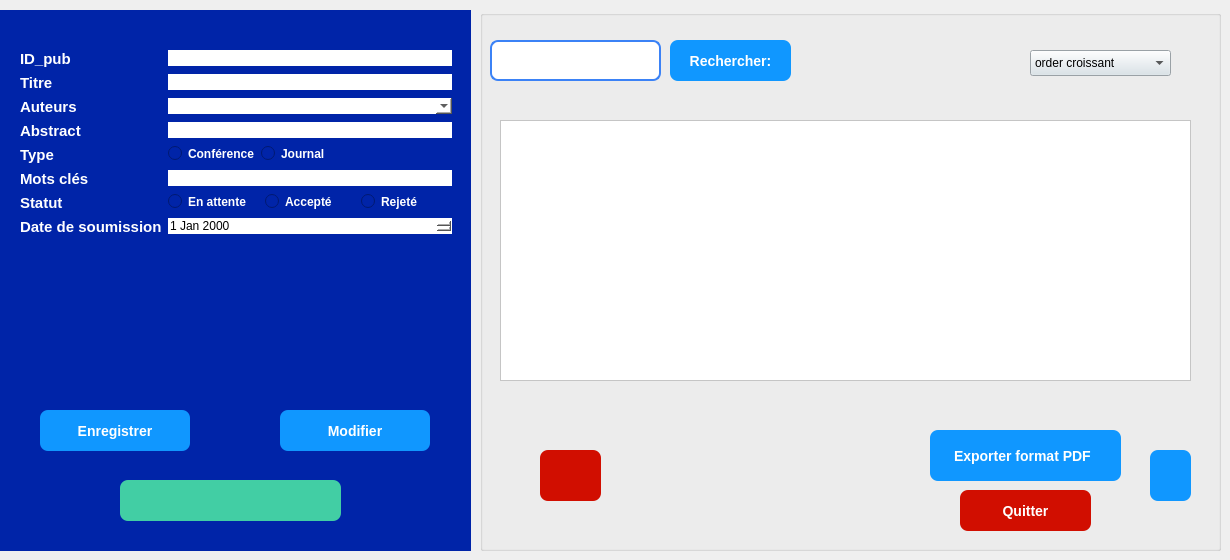
     <widget class="QWidget" name="stackedWidgetPage2">
      <widget class="QGroupBox" name="groupBox_2">
       <property name="geometry">
        <rect>
         <x>0</x>
         <y>10</y>
         <width>471</width>
         <height>541</height>
        </rect>
       </property>
       <property name="styleSheet">
        <string notr="true">background-color: rgb(0, 36, 168);
border: #A8D3F0;</string>
       </property>
       <property name="title">
        <string/>
       </property>
       <widget class="QWidget" name="formLayoutWidget">
        <property name="geometry">
         <rect>
          <x>20</x>
          <y>40</y>
          <width>432</width>
          <height>261</height>
         </rect>
        </property>
        <layout class="QFormLayout" name="formLayout">
         <item row="0" column="0">
          <widget class="QLabel" name="label_9">
           <property name="text">
            <string>&lt;html&gt;&lt;head/&gt;&lt;body&gt;&lt;p&gt;&lt;span style=&quot; font-size:11pt; font-weight:700; color:#ffffff;&quot;&gt;ID_pub&lt;/span&gt;&lt;/p&gt;&lt;/body&gt;&lt;/html&gt;</string>
           </property>
          </widget>
         </item>
         <item row="0" column="1">
          <widget class="QLineEdit" name="Id_utilisateur">
           <property name="styleSheet">
            <string notr="true">background-color: rgb(255, 255, 255);</string>
           </property>
          </widget>
         </item>
         <item row="1" column="0">
          <widget class="QLabel" name="label_2">
           <property name="text">
            <string>&lt;html&gt;&lt;head/&gt;&lt;body&gt;&lt;p&gt;&lt;span style=&quot; font-size:11pt; font-weight:700; color:#ffffff;&quot;&gt;Titre&lt;/span&gt;&lt;/p&gt;&lt;/body&gt;&lt;/html&gt;</string>
           </property>
          </widget>
         </item>
         <item row="1" column="1">
          <widget class="QLineEdit" name="titrePub">
           <property name="styleSheet">
            <string notr="true">background-color: rgb(255, 255, 255);</string>
           </property>
          </widget>
         </item>
         <item row="2" column="0">
          <widget class="QLabel" name="label_3">
           <property name="text">
            <string>&lt;html&gt;&lt;head/&gt;&lt;body&gt;&lt;p&gt;&lt;span style=&quot; font-size:11pt; font-weight:700; color:#ffffff;&quot;&gt;Auteurs&lt;/span&gt;&lt;/p&gt;&lt;/body&gt;&lt;/html&gt;</string>
           </property>
          </widget>
         </item>
         <item row="2" column="1">
          <widget class="QComboBox" name="auteurPub">
           <property name="styleSheet">
            <string notr="true">background-color: rgb(255, 255, 255);</string>
           </property>
          </widget>
         </item>
         <item row="3" column="0">
          <widget class="QLabel" name="label_4">
           <property name="text">
            <string>&lt;html&gt;&lt;head/&gt;&lt;body&gt;&lt;p&gt;&lt;span style=&quot; font-size:11pt; font-weight:700; color:#ffffff;&quot;&gt;Abstract&lt;/span&gt;&lt;/p&gt;&lt;/body&gt;&lt;/html&gt;</string>
           </property>
          </widget>
         </item>
         <item row="3" column="1">
          <widget class="QLineEdit" name="abstractPub">
           <property name="styleSheet">
            <string notr="true">background-color: rgb(255, 255, 255);
</string>
           </property>
          </widget>
         </item>
         <item row="4" column="0">
          <widget class="QLabel" name="label_5">
           <property name="text">
            <string>&lt;html&gt;&lt;head/&gt;&lt;body&gt;&lt;p&gt;&lt;span style=&quot; font-size:11pt; font-weight:700; color:#ffffff;&quot;&gt;Type&lt;/span&gt;&lt;/p&gt;&lt;/body&gt;&lt;/html&gt;</string>
           </property>
          </widget>
         </item>
         <item row="4" column="1">
          <layout class="QFormLayout" name="formLayout_2">
           <item row="0" column="0">
            <widget class="QRadioButton" name="radioButton_Admin_3">
             <property name="styleSheet">
              <string notr="true">color: white; font-weight: bold;</string>
             </property>
             <property name="text">
              <string>Conférence</string>
             </property>
            </widget>
           </item>
           <item row="0" column="1">
            <widget class="QRadioButton" name="radioButton_Admin_4">
             <property name="styleSheet">
              <string notr="true">color: white; font-weight: bold;</string>
             </property>
             <property name="text">
              <string>Journal</string>
             </property>
            </widget>
           </item>
          </layout>
         </item>
         <item row="5" column="0">
          <widget class="QLabel" name="label_6">
           <property name="text">
            <string>&lt;html&gt;&lt;head/&gt;&lt;body&gt;&lt;p&gt;&lt;span style=&quot; font-size:11pt; font-weight:700; color:#ffffff;&quot;&gt;Mots clés&lt;/span&gt;&lt;/p&gt;&lt;/body&gt;&lt;/html&gt;</string>
           </property>
          </widget>
         </item>
         <item row="5" column="1">
          <widget class="QLineEdit" name="mot_clePub">
           <property name="styleSheet">
            <string notr="true">background-color: rgb(255, 255, 255);</string>
           </property>
          </widget>
         </item>
         <item row="6" column="0">
          <widget class="QLabel" name="label_7">
           <property name="text">
            <string>&lt;html&gt;&lt;head/&gt;&lt;body&gt;&lt;p&gt;&lt;span style=&quot; font-size:11pt; font-weight:700; color:#ffffff;&quot;&gt;Statut&lt;/span&gt;&lt;/p&gt;&lt;/body&gt;&lt;/html&gt;</string>
           </property>
          </widget>
         </item>
         <item row="6" column="1">
          <layout class="QHBoxLayout" name="horizontalLayout_statut">
           <item>
            <widget class="QRadioButton" name="radioButton_statut_attente">
             <property name="styleSheet">
              <string notr="true">color: white; font-weight: bold;</string>
             </property>
             <property name="text">
              <string>En attente</string>
             </property>
            </widget>
           </item>
           <item>
            <widget class="QRadioButton" name="radioButton_statut_accepte">
             <property name="styleSheet">
              <string notr="true">color: white; font-weight: bold;</string>
             </property>
             <property name="text">
              <string>Accepté</string>
             </property>
            </widget>
           </item>
           <item>
            <widget class="QRadioButton" name="radioButton_statut_rejete">
             <property name="styleSheet">
              <string notr="true">color: white; font-weight: bold;</string>
             </property>
             <property name="text">
              <string>Rejeté</string>
             </property>
            </widget>
           </item>
          </layout>
         </item>
         <item row="7" column="0">
          <widget class="QLabel" name="label_8">
           <property name="text">
            <string>&lt;html&gt;&lt;head/&gt;&lt;body&gt;&lt;p&gt;&lt;span style=&quot; font-size:11pt; font-weight:700; color:#ffffff;&quot;&gt;Date de soumission&lt;/span&gt;&lt;/p&gt;&lt;/body&gt;&lt;/html&gt;</string>
           </property>
          </widget>
         </item>
         <item row="7" column="1">
          <widget class="QDateEdit" name="datePub">
           <property name="styleSheet">
            <string notr="true">background-color: rgb(255, 255, 255);</string>
           </property>
          </widget>
         </item>
        </layout>
       </widget>
       <widget class="QPushButton" name="enregistrer">
        <property name="geometry">
         <rect>
          <x>40</x>
          <y>400</y>
          <width>150</width>
          <height>41</height>
         </rect>
        </property>
        <property name="minimumSize">
         <size>
          <width>0</width>
          <height>0</height>
         </size>
        </property>
        <property name="styleSheet">
         <string notr="true">QPushButton {
    background-color: rgb(16, 151, 255);   /* normal state */
    color: white;
    border: none;
    border-radius: 8px;
    padding: 8px 20px;
    font-size: 14px;
    font-weight: bold;
}

QPushButton:hover {
    background-color: #059669;   /* darker on hover */
}
</string>
        </property>
        <property name="text">
         <string>Enregistrer</string>
        </property>
       </widget>
       <widget class="QPushButton" name="modif">
        <property name="geometry">
         <rect>
          <x>280</x>
          <y>400</y>
          <width>150</width>
          <height>41</height>
         </rect>
        </property>
        <property name="styleSheet">
         <string notr="true">QPushButton {
    background-color: rgb(16, 151, 255);   /* normal state */
    color: white;
    border: none;
    border-radius: 8px;
    padding: 8px 20px;
    font-size: 14px;
    font-weight: bold;
}

QPushButton:hover {
    background-color: #059669;   /* darker on hover */
}
</string>
        </property>
        <property name="text">
         <string>Modifier</string>
        </property>
       </widget>
       <widget class="QPushButton" name="annulerajout_client">
        <property name="geometry">
         <rect>
          <x>120</x>
          <y>470</y>
          <width>221</width>
          <height>41</height>
         </rect>
        </property>
        <property name="styleSheet">
         <string notr="true">QPushButton {

	background-color: rgb(66, 206, 164);
	
    color: white;
    border: none;
    border-radius: 8px;
    padding: 8px 20px;
    font-size: 14px;
    font-weight: bold;
}

QPushButton:hover {
      /* darker on hover */
	background-color: rgb(140, 0, 0);
}
</string>
        </property>
        <property name="text">
         <string/>
        </property>
        <property name="icon">
         <iconset theme="QIcon::ThemeIcon::EditClear"/>
        </property>
       </widget>
      </widget>
      <widget class="QGroupBox" name="groupBox_Session_List_5">
       <property name="geometry">
        <rect>
         <x>480</x>
         <y>10</y>
         <width>741</width>
         <height>541</height>
        </rect>
       </property>
       <property name="styleSheet">
        <string notr="true">background-color: rgb(0, 36, 168);
border: #A8D3F0;
/* Style pour tous les GroupBox */
QGroupBox {
    border: 2px solid #2c3e50; /* Couleur de la bordure */
    border-radius: 15px;      /* MÃªme arrondi que les boutons */
    margin-top: 20px;         /* Espace pour le titre en haut */
    font-weight: bold;
    color: #2c3e50;
}
/* Style spÃ©cifique pour le titre du GroupBox */
QGroupBox::title {
    subcontrol-origin: margin;
    subcontrol-position: top center; /* Place le titre en haut au centre */
    padding: 0 10px;
}</string>
       </property>
       <property name="title">
        <string/>
       </property>
       <widget class="QComboBox" name="comboBox_9">
        <property name="geometry">
         <rect>
          <x>550</x>
          <y>40</y>
          <width>141</width>
          <height>26</height>
         </rect>
        </property>
        <property name="palette">
         <palette>
          <active>
           <colorrole role="WindowText">
            <brush brushstyle="SolidPattern">
             <color alpha="255">
              <red>0</red>
              <green>0</green>
              <blue>0</blue>
             </color>
            </brush>
           </colorrole>
           <colorrole role="Button">
            <brush brushstyle="SolidPattern">
             <color alpha="255">
              <red>216</red>
              <green>226</green>
              <blue>233</blue>
             </color>
            </brush>
           </colorrole>
           <colorrole role="Light">
            <brush brushstyle="SolidPattern">
             <color alpha="255">
              <red>255</red>
              <green>255</green>
              <blue>255</blue>
             </color>
            </brush>
           </colorrole>
           <colorrole role="Midlight">
            <brush brushstyle="SolidPattern">
             <color alpha="255">
              <red>255</red>
              <green>255</green>
              <blue>255</blue>
             </color>
            </brush>
           </colorrole>
           <colorrole role="Dark">
            <brush brushstyle="SolidPattern">
             <color alpha="255">
              <red>127</red>
              <green>127</green>
              <blue>127</blue>
             </color>
            </brush>
           </colorrole>
           <colorrole role="Mid">
            <brush brushstyle="SolidPattern">
             <color alpha="255">
              <red>170</red>
              <green>170</green>
              <blue>170</blue>
             </color>
            </brush>
           </colorrole>
           <colorrole role="Text">
            <brush brushstyle="SolidPattern">
             <color alpha="255">
              <red>0</red>
              <green>0</green>
              <blue>0</blue>
             </color>
            </brush>
           </colorrole>
           <colorrole role="BrightText">
            <brush brushstyle="SolidPattern">
             <color alpha="255">
              <red>255</red>
              <green>255</green>
              <blue>255</blue>
             </color>
            </brush>
           </colorrole>
           <colorrole role="ButtonText">
            <brush brushstyle="SolidPattern">
             <color alpha="255">
              <red>0</red>
              <green>0</green>
              <blue>0</blue>
             </color>
            </brush>
           </colorrole>
           <colorrole role="Base">
            <brush brushstyle="SolidPattern">
             <color alpha="255">
              <red>216</red>
              <green>226</green>
              <blue>233</blue>
             </color>
            </brush>
           </colorrole>
           <colorrole role="Window">
            <brush brushstyle="SolidPattern">
             <color alpha="255">
              <red>216</red>
              <green>226</green>
              <blue>233</blue>
             </color>
            </brush>
           </colorrole>
           <colorrole role="Shadow">
            <brush brushstyle="SolidPattern">
             <color alpha="255">
              <red>0</red>
              <green>0</green>
              <blue>0</blue>
             </color>
            </brush>
           </colorrole>
           <colorrole role="AlternateBase">
            <brush brushstyle="SolidPattern">
             <color alpha="255">
              <red>255</red>
              <green>255</green>
              <blue>255</blue>
             </color>
            </brush>
           </colorrole>
           <colorrole role="ToolTipBase">
            <brush brushstyle="SolidPattern">
             <color alpha="255">
              <red>255</red>
              <green>255</green>
              <blue>220</blue>
             </color>
            </brush>
           </colorrole>
           <colorrole role="ToolTipText">
            <brush brushstyle="SolidPattern">
             <color alpha="255">
              <red>0</red>
              <green>0</green>
              <blue>0</blue>
             </color>
            </brush>
           </colorrole>
           <colorrole role="PlaceholderText">
            <brush brushstyle="SolidPattern">
             <color alpha="127">
              <red>0</red>
              <green>0</green>
              <blue>0</blue>
             </color>
            </brush>
           </colorrole>
           <colorrole role="Accent">
            <brush brushstyle="SolidPattern">
             <color alpha="255">
              <red>255</red>
              <green>255</green>
              <blue>255</blue>
             </color>
            </brush>
           </colorrole>
          </active>
          <inactive>
           <colorrole role="WindowText">
            <brush brushstyle="SolidPattern">
             <color alpha="255">
              <red>0</red>
              <green>0</green>
              <blue>0</blue>
             </color>
            </brush>
           </colorrole>
           <colorrole role="Button">
            <brush brushstyle="SolidPattern">
             <color alpha="255">
              <red>216</red>
              <green>226</green>
              <blue>233</blue>
             </color>
            </brush>
           </colorrole>
           <colorrole role="Light">
            <brush brushstyle="SolidPattern">
             <color alpha="255">
              <red>255</red>
              <green>255</green>
              <blue>255</blue>
             </color>
            </brush>
           </colorrole>
           <colorrole role="Midlight">
            <brush brushstyle="SolidPattern">
             <color alpha="255">
              <red>255</red>
              <green>255</green>
              <blue>255</blue>
             </color>
            </brush>
           </colorrole>
           <colorrole role="Dark">
            <brush brushstyle="SolidPattern">
             <color alpha="255">
              <red>127</red>
              <green>127</green>
              <blue>127</blue>
             </color>
            </brush>
           </colorrole>
           <colorrole role="Mid">
            <brush brushstyle="SolidPattern">
             <color alpha="255">
              <red>170</red>
              <green>170</green>
              <blue>170</blue>
             </color>
            </brush>
           </colorrole>
           <colorrole role="Text">
            <brush brushstyle="SolidPattern">
             <color alpha="255">
              <red>0</red>
              <green>0</green>
              <blue>0</blue>
             </color>
            </brush>
           </colorrole>
           <colorrole role="BrightText">
            <brush brushstyle="SolidPattern">
             <color alpha="255">
              <red>255</red>
              <green>255</green>
              <blue>255</blue>
             </color>
            </brush>
           </colorrole>
           <colorrole role="ButtonText">
            <brush brushstyle="SolidPattern">
             <color alpha="255">
              <red>0</red>
              <green>0</green>
              <blue>0</blue>
             </color>
            </brush>
           </colorrole>
           <colorrole role="Base">
            <brush brushstyle="SolidPattern">
             <color alpha="255">
              <red>216</red>
              <green>226</green>
              <blue>233</blue>
             </color>
            </brush>
           </colorrole>
           <colorrole role="Window">
            <brush brushstyle="SolidPattern">
             <color alpha="255">
              <red>216</red>
              <green>226</green>
              <blue>233</blue>
             </color>
            </brush>
           </colorrole>
           <colorrole role="Shadow">
            <brush brushstyle="SolidPattern">
             <color alpha="255">
              <red>0</red>
              <green>0</green>
              <blue>0</blue>
             </color>
            </brush>
           </colorrole>
           <colorrole role="AlternateBase">
            <brush brushstyle="SolidPattern">
             <color alpha="255">
              <red>255</red>
              <green>255</green>
              <blue>255</blue>
             </color>
            </brush>
           </colorrole>
           <colorrole role="ToolTipBase">
            <brush brushstyle="SolidPattern">
             <color alpha="255">
              <red>255</red>
              <green>255</green>
              <blue>220</blue>
             </color>
            </brush>
           </colorrole>
           <colorrole role="ToolTipText">
            <brush brushstyle="SolidPattern">
             <color alpha="255">
              <red>0</red>
              <green>0</green>
              <blue>0</blue>
             </color>
            </brush>
           </colorrole>
           <colorrole role="PlaceholderText">
            <brush brushstyle="SolidPattern">
             <color alpha="127">
              <red>0</red>
              <green>0</green>
              <blue>0</blue>
             </color>
            </brush>
           </colorrole>
           <colorrole role="Accent">
            <brush brushstyle="SolidPattern">
             <color alpha="255">
              <red>255</red>
              <green>255</green>
              <blue>255</blue>
             </color>
            </brush>
           </colorrole>
          </inactive>
          <disabled>
           <colorrole role="WindowText">
            <brush brushstyle="SolidPattern">
             <color alpha="255">
              <red>127</red>
              <green>127</green>
              <blue>127</blue>
             </color>
            </brush>
           </colorrole>
           <colorrole role="Button">
            <brush brushstyle="SolidPattern">
             <color alpha="255">
              <red>216</red>
              <green>226</green>
              <blue>233</blue>
             </color>
            </brush>
           </colorrole>
           <colorrole role="Light">
            <brush brushstyle="SolidPattern">
             <color alpha="255">
              <red>255</red>
              <green>255</green>
              <blue>255</blue>
             </color>
            </brush>
           </colorrole>
           <colorrole role="Midlight">
            <brush brushstyle="SolidPattern">
             <color alpha="255">
              <red>255</red>
              <green>255</green>
              <blue>255</blue>
             </color>
            </brush>
           </colorrole>
           <colorrole role="Dark">
            <brush brushstyle="SolidPattern">
             <color alpha="255">
              <red>127</red>
              <green>127</green>
              <blue>127</blue>
             </color>
            </brush>
           </colorrole>
           <colorrole role="Mid">
            <brush brushstyle="SolidPattern">
             <color alpha="255">
              <red>170</red>
              <green>170</green>
              <blue>170</blue>
             </color>
            </brush>
           </colorrole>
           <colorrole role="Text">
            <brush brushstyle="SolidPattern">
             <color alpha="255">
              <red>127</red>
              <green>127</green>
              <blue>127</blue>
             </color>
            </brush>
           </colorrole>
           <colorrole role="BrightText">
            <brush brushstyle="SolidPattern">
             <color alpha="255">
              <red>255</red>
              <green>255</green>
              <blue>255</blue>
             </color>
            </brush>
           </colorrole>
           <colorrole role="ButtonText">
            <brush brushstyle="SolidPattern">
             <color alpha="255">
              <red>127</red>
              <green>127</green>
              <blue>127</blue>
             </color>
            </brush>
           </colorrole>
           <colorrole role="Base">
            <brush brushstyle="SolidPattern">
             <color alpha="255">
              <red>216</red>
              <green>226</green>
              <blue>233</blue>
             </color>
            </brush>
           </colorrole>
           <colorrole role="Window">
            <brush brushstyle="SolidPattern">
             <color alpha="255">
              <red>216</red>
              <green>226</green>
              <blue>233</blue>
             </color>
            </brush>
           </colorrole>
           <colorrole role="Shadow">
            <brush brushstyle="SolidPattern">
             <color alpha="255">
              <red>0</red>
              <green>0</green>
              <blue>0</blue>
             </color>
            </brush>
           </colorrole>
           <colorrole role="AlternateBase">
            <brush brushstyle="SolidPattern">
             <color alpha="255">
              <red>255</red>
              <green>255</green>
              <blue>255</blue>
             </color>
            </brush>
           </colorrole>
           <colorrole role="ToolTipBase">
            <brush brushstyle="SolidPattern">
             <color alpha="255">
              <red>255</red>
              <green>255</green>
              <blue>220</blue>
             </color>
            </brush>
           </colorrole>
           <colorrole role="ToolTipText">
            <brush brushstyle="SolidPattern">
             <color alpha="255">
              <red>0</red>
              <green>0</green>
              <blue>0</blue>
             </color>
            </brush>
           </colorrole>
           <colorrole role="PlaceholderText">
            <brush brushstyle="SolidPattern">
             <color alpha="127">
              <red>127</red>
              <green>127</green>
              <blue>127</blue>
             </color>
            </brush>
           </colorrole>
           <colorrole role="Accent">
            <brush brushstyle="SolidPattern">
             <color alpha="255">
              <red>255</red>
              <green>255</green>
              <blue>255</blue>
             </color>
            </brush>
           </colorrole>
          </disabled>
         </palette>
        </property>
        <property name="styleSheet">
         <string notr="true">background-color: #D8E2E9;
QPushButton {
    /* La couleur de fond (bleu pro) */
    background-color: #2c3e50; 
    
    /* La couleur du texte */
    color: white;
    
    /* L'ARRONDI : plus le chiffre est grand, plus c'est rond */
    border-radius: 15px;
    
    /* Une bordure fine pour dÃ©finir la forme */
    border: 1px solid #34495e;
    
    /* Espacement interne pour que le texte ne touche pas les bords */
    padding: 5px 15px;
}

/* Effet au survol de la souris */
QPushButton:hover {
    background-color: #34495e;
}</string>
        </property>
        <item>
         <property name="text">
          <string>order croissant</string>
         </property>
        </item>
        <item>
         <property name="text">
          <string>order decroissant</string>
         </property>
        </item>
       </widget>
       <widget class="QTableView" name="tableWidget_9">
        <property name="geometry">
         <rect>
          <x>20</x>
          <y>110</y>
          <width>691</width>
          <height>261</height>
         </rect>
        </property>
        <property name="styleSheet">
         <string notr="true">background-color: rgb(255, 255, 255);</string>
        </property>
       </widget>
       <widget class="QPushButton" name="pushButton_recherche_3">
        <property name="geometry">
         <rect>
          <x>190</x>
          <y>30</y>
          <width>121</width>
          <height>41</height>
         </rect>
        </property>
        <property name="styleSheet">
         <string notr="true">QPushButton {
    background-color: rgb(16, 151, 255);   /* normal state */
    color: white;
    border: none;
    border-radius: 8px;
    padding: 8px 20px;
    font-size: 14px;
    font-weight: bold;
}

QPushButton:hover {
    background-color: #059669;   /* darker on hover */
}
</string>
        </property>
        <property name="text">
         <string>Rechercher:</string>
        </property>
        <property name="icon">
         <iconset theme="QIcon::ThemeIcon::EditFind"/>
        </property>
       </widget>
       <widget class="QPushButton" name="pushButton_pdfclient">
        <property name="geometry">
         <rect>
          <x>670</x>
          <y>440</y>
          <width>41</width>
          <height>51</height>
         </rect>
        </property>
        <property name="styleSheet">
         <string notr="true">QPushButton {
    background-color: rgb(16, 151, 255);
   /* normal state */
    color: white;
    border: none;
    border-radius: 8px;
    padding: 8px 20px;
    font-size: 14px;
    font-weight: bold;
}

QPushButton:hover {
    background-color: #059669;   /* darker on hover */
}
</string>
        </property>
        <property name="text">
         <string/>
        </property>
        <property name="icon">
         <iconset theme="QIcon::ThemeIcon::GoDown"/>
        </property>
       </widget>
       <widget class="QLineEdit" name="rechSession_5">
        <property name="geometry">
         <rect>
          <x>10</x>
          <y>30</y>
          <width>171</width>
          <height>41</height>
         </rect>
        </property>
        <property name="styleSheet">
         <string notr="true">QLineEdit {
    /* dark background */
	background-color: rgb(255, 255, 255);
    color: #1f2937;              /* typed text color */
    border: 2px solid #3b82f6;   /* blue border */
    border-radius: 8px;
    
    font-size: 14px;
}

QLineEdit::placeholder {
    color: white;                /* placeholder text color */
}
</string>
        </property>
       </widget>
       <widget class="QPushButton" name="pushButton_supprimer_client">
        <property name="geometry">
         <rect>
          <x>60</x>
          <y>440</y>
          <width>61</width>
          <height>51</height>
         </rect>
        </property>
        <property name="styleSheet">
         <string notr="true">QPushButton {

	background-color: rgb(209, 14, 0);

	
    color: white;
    border: none;
    border-radius: 8px;
    padding: 8px 20px;
    font-size: 14px;
    font-weight: bold;
}

QPushButton:hover {
      /* darker on hover */
	background-color: rgb(209, 14, 0);
;
}
</string>
        </property>
        <property name="text">
         <string/>
        </property>
        <property name="icon">
         <iconset theme="QIcon::ThemeIcon::EditDelete"/>
        </property>
       </widget>
       <widget class="QLabel" name="label_11">
        <property name="geometry">
         <rect>
          <x>450</x>
          <y>420</y>
          <width>191</width>
          <height>51</height>
         </rect>
        </property>
        <property name="styleSheet">
         <string notr="true">QLabel {
    background-color: rgb(16, 151, 255);
   /* normal state */
    color: white;
    border: none;
    border-radius: 8px;
    padding: 8px 20px;
    font-size: 14px;
    font-weight: bold;
}


</string>
        </property>
        <property name="text">
         <string>Exporter format PDF</string>
        </property>
       </widget>
       <widget class="QPushButton" name="quitterSession_5">
        <property name="geometry">
         <rect>
          <x>480</x>
          <y>480</y>
          <width>131</width>
          <height>41</height>
         </rect>
        </property>
        <property name="styleSheet">
         <string notr="true">QPushButton {

	background-color: rgb(209, 14, 0);
	
    color: white;
    border: none;
    border-radius: 8px;
    padding: 8px 20px;
    font-size: 14px;
    font-weight: bold;
}

QPushButton:hover {
      /* darker on hover */
	background-color: rgb(140, 0, 0);
}

</string>
        </property>
        <property name="text">
         <string>Quitter</string>
        </property>
       </widget>
      </widget>
     </widget>
